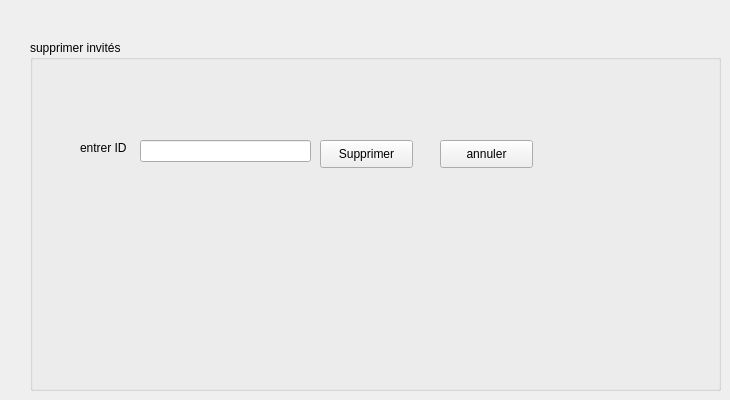
      <widget class="QWidget" name="tab_6">
       <attribute name="title">
        <string>supprimer</string>
       </attribute>
       <widget class="QGroupBox" name="groupBox_4">
        <property name="geometry">
         <rect>
          <x>30</x>
          <y>40</y>
          <width>691</width>
          <height>351</height>
         </rect>
        </property>
        <property name="title">
         <string>supprimer invités</string>
        </property>
        <widget class="QLabel" name="label_13">
         <property name="geometry">
          <rect>
           <x>50</x>
           <y>100</y>
           <width>55</width>
           <height>16</height>
          </rect>
         </property>
         <property name="text">
          <string>entrer ID</string>
         </property>
        </widget>
        <widget class="QLineEdit" name="lineEdit_13">
         <property name="geometry">
          <rect>
           <x>110</x>
           <y>100</y>
           <width>171</width>
           <height>22</height>
          </rect>
         </property>
        </widget>
        <widget class="QPushButton" name="pushButton_6">
         <property name="geometry">
          <rect>
           <x>410</x>
           <y>100</y>
           <width>93</width>
           <height>28</height>
          </rect>
         </property>
         <property name="text">
          <string>annuler</string>
         </property>
        </widget>
        <widget class="QPushButton" name="pushButton_19">
         <property name="geometry">
          <rect>
           <x>290</x>
           <y>100</y>
           <width>93</width>
           <height>28</height>
          </rect>
         </property>
         <property name="text">
          <string>Supprimer</string>
         </property>
        </widget>
       </widget>
      </widget>
